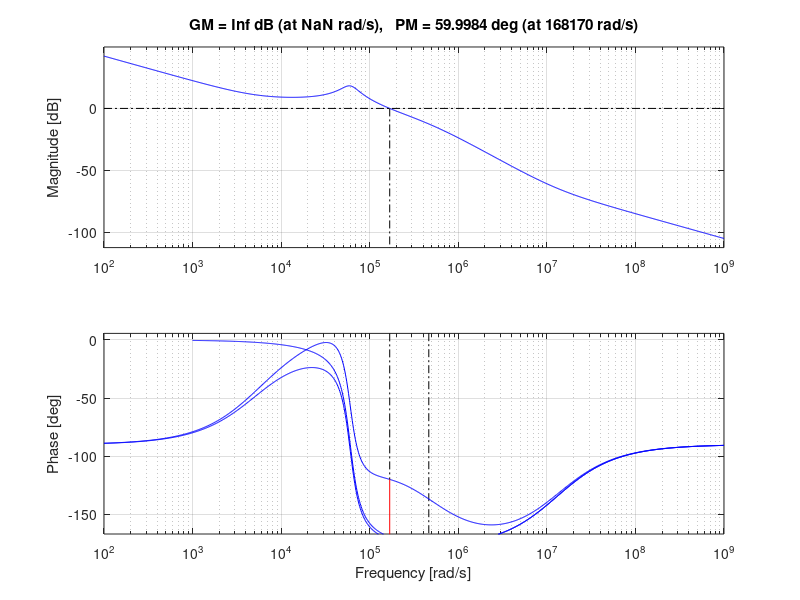
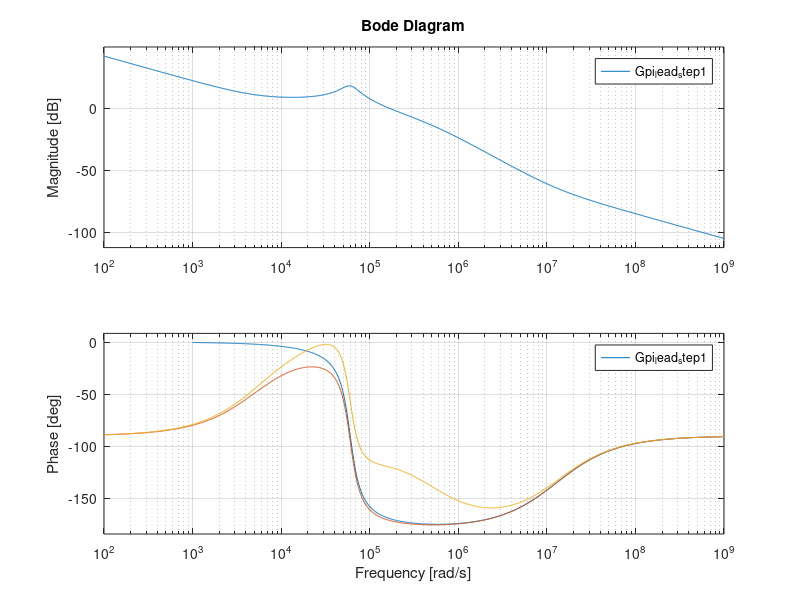
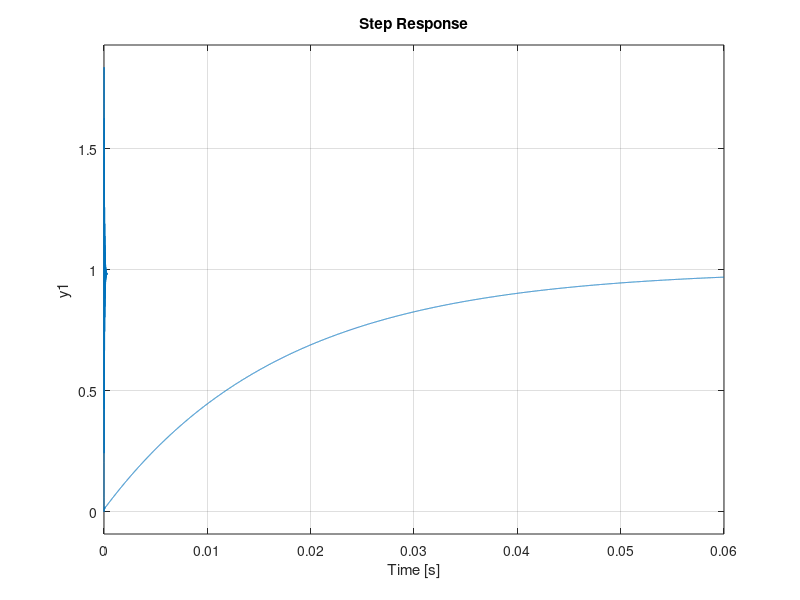

Write MATLAB code to recreate these figures, in order. (Note: this script raises an error after producing the figures.)
% Design and Performance Analysis of a PWM DC–DC Buck Converter Using PI–Lead Compensator

% Parameters of DC-DC Buck Converter
Vg = 60;
Vo = 48;
Ro = 0.96; %Load resistance
L = 6.2e-6;
rl = 0.0013;
C = 45e-6;
rc = 0.00172; 
rsw = 0.014; %Switch on-resistance
rd = 0.001; %Diode forward resistance
fsw = 200e3; %Switching frequency
Vm = 1; %Sawtooth peak

D = Vo/Vg;
rx = (D*rsw)+((1-D)*rd);
Io = Vo/Ro;
IL = Io;
Gvd_num = [(Ro*(((rd-rsw)*IL)+Vg)*rc*C)/((Ro+rc)*L*C) (Ro*(((rd-rsw)*IL)+Vg))/((Ro+rc)*L*C)];
Gvd_denum = [1 (L+(C*((rc*Ro)+((rx+rl)*(Ro+rc)))))/((Ro+rc)*L*C) (Ro+rx+rl)/((Ro+rc)*L*C)];
Gvd = tf(Gvd_num,Gvd_denum);
Gpwm = 1/Vm;
T1 = Gpwm*Gvd;
figure(1)
margin(T1)
hold on
grid on

figure(2)
bode(T1);
hold on
grid on

Tuncompensated = feedback(T1, 1);
figure(3)
step(Tuncompensated);
hold on 
grid on

%optimum_fval = 0.3095
wn = sqrt(1/(L*C));
wz_max = wn/4;
Desired_fz = 856;
Desired_wz = 2*pi*Desired_fz;
Gpi_num = [(1/Desired_wz) 1];
Gpi_denum = [1 0];
Gpi_step1 = tf(Gpi_num,Gpi_denum);
G1_step1 = Gpi_step1*T1;
figure(1)
margin(G1_step1)
hold on
grid on

figure(2)
bode(G1_step1);
hold on
grid on

G1_CloseLoop_step1 = feedback(G1_step1, 1);
figure(3)
step(G1_CloseLoop_step1);
hold on 
grid on

Desired_PM = 60; %30-45-60-75-90
fgc_max = fsw/4;
fgc_min = fsw/20;
Desired_fgc = 26772;
Desired_wgc = 2*pi*Desired_fgc;

[GM, PM, Wcg, Wcp] = margin(G1_step1); %wcg Magnitude eğrisinde 0dB'ye karşılık gelen frekans (PM'deki), wcp Phase eğrisinde -180 dereceye karşılık gelen frekans (GM'deki) 
[mag, phase, wout] = bode(G1_step1, {0.1,1e+15});
mag = squeeze(mag);
phase = squeeze(phase);
wout = squeeze(wout);

G_K1 = interp1(wout,20*log10(mag),Desired_wgc); % at Desired_wgc
PM1 = interp1(wout,phase,Desired_wgc); % at Desired_wgc

K1 = 10^(G_K1/20);
Kreq = 1/K1;
PMreq = -180-PM1+Desired_PM;
K = Kreq*sqrt((1+(sind(PMreq)))/(1-(sind(PMreq))));
Alpa = Desired_wgc*sqrt((1-(sind(PMreq)))/(1+(sind(PMreq))));
Beta = Desired_wgc*sqrt((1+(sind(PMreq)))/(1-(sind(PMreq))));

G_Lead_num = [K (K*Alpa)];
G_Lead_denum = [1 Beta];
G_Lead_step1 = tf(G_Lead_num,G_Lead_denum);

Gpi_lead_step1 = G_Lead_step1*Gpi_step1*T1;
figure(1)
margin(Gpi_lead_step1)
hold on
grid on

figure(2)
bode(Gpi_lead_step1);
hold on
grid on

Gpi_lead_CloseLoop_step1 = feedback(Gpi_lead_step1, 1);
figure(3)
[step_response_y, step_response_t]  = step(Gpi_lead_CloseLoop_step1);
step_info = stepinfo(step_response_y, step_response_t );
error_undershoot = abs(1 - step_info.SettlingMin);
step(Gpi_lead_CloseLoop_step1);
hold on 
grid on

%optimum_fval=0.1351
wn = sqrt(1/(L*C));
wz_max = wn/4;
Desired_fz = 1042;
Desired_wz = 2*pi*Desired_fz;
Gpi_num = [(1/Desired_wz) 1];
Gpi_denum = [1 0];
Gpi_step2 = tf(Gpi_num,Gpi_denum);
G1_step2 = Gpi_step2*T1;
figure(1)
margin(G1_step2)
hold on
grid on

figure(2)
bode(G1_step2);
hold on
grid on

G1_CloseLoop_step2 = feedback(G1_step2, 1);
figure(3)
step(G1_CloseLoop_step2);
hold on 
grid on

Desired_PM = 62; %30-45-60-75-90
fgc_max = fsw/4;
fgc_min = fsw/20;
Desired_fgc = 45808;
Desired_wgc = 2*pi*Desired_fgc;

[GM, PM, Wcg, Wcp] = margin(G1_step2); %wcg Magnitude eğrisinde 0dB'ye karşılık gelen frekans (PM'deki), wcp Phase eğrisinde -180 dereceye karşılık gelen frekans (GM'deki) 
[mag, phase, wout] = bode(G1_step2, {0.1,1e+15});
mag = squeeze(mag);
phase = squeeze(phase);
wout = squeeze(wout);

G_K1 = interp1(wout,20*log10(mag),Desired_wgc); % at Desired_wgc
PM1 = interp1(wout,phase,Desired_wgc); % at Desired_wgc

K1 = 10^(G_K1/20);
Kreq = 1/K1;
PMreq = -180-PM1+Desired_PM;
K = Kreq*sqrt((1+(sind(PMreq)))/(1-(sind(PMreq))));
Alpa = Desired_wgc*sqrt((1-(sind(PMreq)))/(1+(sind(PMreq))));
Beta = Desired_wgc*sqrt((1+(sind(PMreq)))/(1-(sind(PMreq))));

G_Lead_num = [K (K*Alpa)];
G_Lead_denum = [1 Beta];
G_Lead_step2 = tf(G_Lead_num,G_Lead_denum);

Gpi_lead_step2 = G_Lead_step2*Gpi_step2*T1;
figure(1)
margin(Gpi_lead_step2)
hold on
grid on

figure(2)
bode(Gpi_lead_step2);
hold on
grid on

Gpi_lead_CloseLoop_step2 = feedback(Gpi_lead_step2, 1);
figure(3)
[step_response_y, step_response_t]  = step(Gpi_lead_CloseLoop_step2);
step_info = stepinfo(step_response_y, step_response_t );
error_undershoot = abs(1 - step_info.SettlingMin);
step(Gpi_lead_CloseLoop_step2);
hold on 
grid on

%optimum_fval=0.1278
wn = sqrt(1/(L*C));
wz_max = wn/4;
Desired_fz = 2370;
Desired_wz = 2*pi*Desired_fz;
Gpi_num = [(1/Desired_wz) 1];
Gpi_denum = [1 0];
Gpi_step3 = tf(Gpi_num,Gpi_denum);
G1_step3 = Gpi_step3*T1;
figure(1)
margin(G1_step3)
hold on
grid on

figure(2)
bode(G1_step3);
hold on
grid on

G1_CloseLoop_step3 = feedback(G1_step3, 1);
figure(3)
step(G1_CloseLoop_step3);
hold on 
grid on

Desired_PM = 60; %30-45-60-75-90
fgc_max = fsw/4;
fgc_min = fsw/20;
Desired_fgc = 38027;
Desired_wgc = 2*pi*Desired_fgc;

[GM, PM, Wcg, Wcp] = margin(G1_step3); %wcg Magnitude eğrisinde 0dB'ye karşılık gelen frekans (PM'deki), wcp Phase eğrisinde -180 dereceye karşılık gelen frekans (GM'deki) 
[mag, phase, wout] = bode(G1_step3, {0.1,1e+15});
mag = squeeze(mag);
phase = squeeze(phase);
wout = squeeze(wout);

G_K1 = interp1(wout,20*log10(mag),Desired_wgc); % at Desired_wgc
PM1 = interp1(wout,phase,Desired_wgc); % at Desired_wgc

K1 = 10^(G_K1/20);
Kreq = 1/K1;
PMreq = -180-PM1+Desired_PM;
K = Kreq*sqrt((1+(sind(PMreq)))/(1-(sind(PMreq))));
Alpa = Desired_wgc*sqrt((1-(sind(PMreq)))/(1+(sind(PMreq))));
Beta = Desired_wgc*sqrt((1+(sind(PMreq)))/(1-(sind(PMreq))));

G_Lead_num = [K (K*Alpa)];
G_Lead_denum = [1 Beta];
G_Lead_step3 = tf(G_Lead_num,G_Lead_denum);

Gpi_lead_step3 = G_Lead_step3*Gpi_step3*T1;
figure(1)
margin(Gpi_lead_step3)
hold on
grid on

figure(2)
bode(Gpi_lead_step3);
hold on
grid on

Gpi_lead_CloseLoop_step3 = feedback(Gpi_lead_step3, 1);
figure(3)
[step_response_y, step_response_t]  = step(Gpi_lead_CloseLoop_step3);
step_info = stepinfo(step_response_y, step_response_t );
error_undershoot = abs(1 - step_info.SettlingMin);
step(Gpi_lead_CloseLoop_step3);
hold on 
grid on

%optimum_fval=0.1019
wn = sqrt(1/(L*C));
wz_max = wn/4;
Desired_fz = 2168;
Desired_wz = 2*pi*Desired_fz;
Gpi_num = [(1/Desired_wz) 1];
Gpi_denum = [1 0];
Gpi_step4 = tf(Gpi_num,Gpi_denum);
G1_step4 = Gpi_step4*T1;
figure(1)
margin(G1_step4)
hold on
grid on

figure(2)
bode(G1_step4);
hold on
grid on

G1_CloseLoop_step4 = feedback(G1_step4, 1);
figure(3)
step(G1_CloseLoop_step4);
hold on 
grid on

Desired_PM = 63; %30-45-60-75-90
fgc_max = fsw/4;
fgc_min = fsw/20;
Desired_fgc = 46446;
Desired_wgc = 2*pi*Desired_fgc;

[GM, PM, Wcg, Wcp] = margin(G1_step4); %wcg Magnitude eğrisinde 0dB'ye karşılık gelen frekans (PM'deki), wcp Phase eğrisinde -180 dereceye karşılık gelen frekans (GM'deki) 
[mag, phase, wout] = bode(G1_step4, {0.1,1e+15});
mag = squeeze(mag);
phase = squeeze(phase);
wout = squeeze(wout);

G_K1 = interp1(wout,20*log10(mag),Desired_wgc); % at Desired_wgc
PM1 = interp1(wout,phase,Desired_wgc); % at Desired_wgc

K1 = 10^(G_K1/20);
Kreq = 1/K1;
PMreq = -180-PM1+Desired_PM;
K = Kreq*sqrt((1+(sind(PMreq)))/(1-(sind(PMreq))));
Alpa = Desired_wgc*sqrt((1-(sind(PMreq)))/(1+(sind(PMreq))));
Beta = Desired_wgc*sqrt((1+(sind(PMreq)))/(1-(sind(PMreq))));

G_Lead_num = [K (K*Alpa)];
G_Lead_denum = [1 Beta];
G_Lead_step4 = tf(G_Lead_num,G_Lead_denum);

Gpi_lead_step4 = G_Lead_step4*Gpi_step4*T1;
figure(1)
margin(Gpi_lead_step4)
hold on
grid on

figure(2)
bode(Gpi_lead_step4);
hold on
grid on

Gpi_lead_CloseLoop_step4 = feedback(Gpi_lead_step4, 1);
figure(3)
[step_response_y, step_response_t]  = step(Gpi_lead_CloseLoop_step4);
step_info = stepinfo(step_response_y, step_response_t );
error_undershoot = abs(1 - step_info.SettlingMin);
step(Gpi_lead_CloseLoop_step4);
hold on 
grid on

%optimum_fval=0.0972
wn = sqrt(1/(L*C));
wz_max = wn/4;
Desired_fz = 2330;
Desired_wz = 2*pi*Desired_fz;
Gpi_num = [(1/Desired_wz) 1];
Gpi_denum = [1 0];
Gpi_step5 = tf(Gpi_num,Gpi_denum);
G1_step5 = Gpi_step5*T1;
figure(1)
margin(G1_step5)
hold on
grid on

figure(2)
bode(G1_step5);
hold on
grid on

G1_CloseLoop_step5 = feedback(G1_step5, 1);
figure(3)
step(G1_CloseLoop_step5);
hold on 
grid on

Desired_PM = 64; %30-45-60-75-90
fgc_max = fsw/4;
fgc_min = fsw/20;
Desired_fgc = 49906;
Desired_wgc = 2*pi*Desired_fgc;

[GM, PM, Wcg, Wcp] = margin(G1_step5); %wcg Magnitude eğrisinde 0dB'ye karşılık gelen frekans (PM'deki), wcp Phase eğrisinde -180 dereceye karşılık gelen frekans (GM'deki) 
[mag, phase, wout] = bode(G1_step5, {0.1,1e+15});
mag = squeeze(mag);
phase = squeeze(phase);
wout = squeeze(wout);

G_K1 = interp1(wout,20*log10(mag),Desired_wgc); % at Desired_wgc
PM1 = interp1(wout,phase,Desired_wgc); % at Desired_wgc

K1 = 10^(G_K1/20);
Kreq = 1/K1;
PMreq = -180-PM1+Desired_PM;
K = Kreq*sqrt((1+(sind(PMreq)))/(1-(sind(PMreq))));
Alpa = Desired_wgc*sqrt((1-(sind(PMreq)))/(1+(sind(PMreq))));
Beta = Desired_wgc*sqrt((1+(sind(PMreq)))/(1-(sind(PMreq))));

G_Lead_num = [K (K*Alpa)];
G_Lead_denum = [1 Beta];
G_Lead_step5 = tf(G_Lead_num,G_Lead_denum);

Gpi_lead_step5 = G_Lead_step5*Gpi_step5*T1;
figure(1)
margin(Gpi_lead_step5)
hold on
grid on

figure(2)
bode(Gpi_lead_step5);
hold on
grid on

Gpi_lead_CloseLoop_step5 = feedback(Gpi_lead_step5, 1);
figure(3)
[step_response_y, step_response_t]  = step(Gpi_lead_CloseLoop_step5);
step_info = stepinfo(step_response_y, step_response_t );
error_undershoot = abs(1 - step_info.SettlingMin);
step(Gpi_lead_CloseLoop_step5);
hold on 
grid on